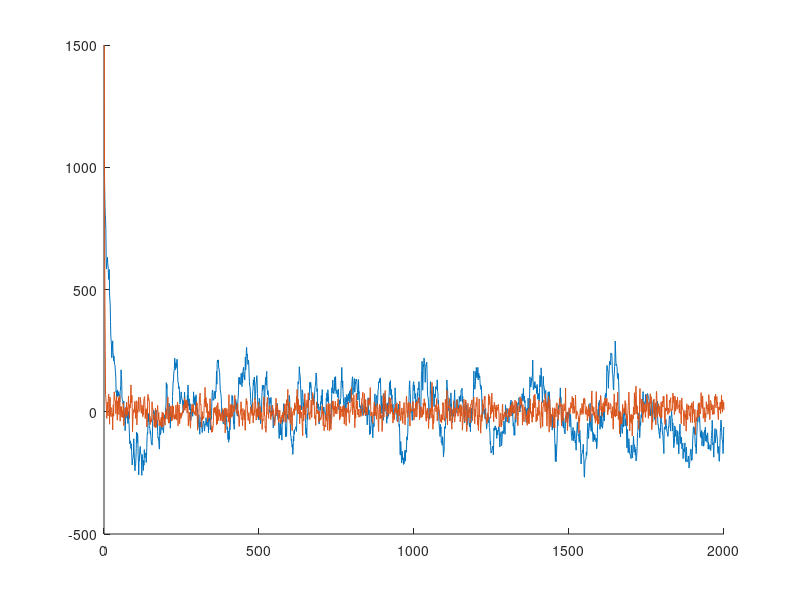

Recreate this plot in MATLAB. (Note: this script raises an error after producing the figure.)
clear all; clc;

%% Parameters
%Generate data without noise with a diagonal A matrix evolving over time
%        x(k+1)=A(k)x(k)
%        y(k)=Cx(k)
%        A(k)=[1-q1(k),0;0,1-q2(k)]
%        C=I
%
K=2000;
nx=2;
ny=2;
n=2;
horizon=5;
r=zeros(1,K);
C=eye(n,n);
A=cell(K,1);
%% Using one of the followimh 2 methods to generate time variant A

% %I:Generating time variant diagonal elements of matrix A with exponential decay. 

% for k=1:K
%     %A{k}=[0.7,0;0,0.95];
%     %A{k}=[0.1*exp(-k/200)+0.8,0;0,0.1*exp(-k/200)+0.85];% System ID is Ok with beta =0.6.
%     A{k}=[0.05*exp(-k/1000)+0.95,0;0,0.05*exp(-k/1000)+0.90];% 
%     %A{k}=[0.2*exp(-k/200)+0.7,0;0,0.2*exp(-k/200)+0.8];%
%     %A{k}=[0.05*exp(-k/1000)+0.95,0;0,0.05*exp(-k/1000)+0.95];% Ok (is captured properly with beta=0.6)
%     %A{k}=[0.05*exp(-k/1000)+0.93,0;0,0.04*exp(-k/1000)+0.95];
% end
% 
% %Ploting the real poles of A matrix over time
% figure
% hold on
% for k=1:K
% plot(k,A{k}(1,1),'*')
% 
% end
% figure
% hold on
% for k=1:K
% plot(k,A{k}(2,2),'*')
% end
% %%
% %II: I:Generating time variant diagonal elements of matrix A with random walk.
% 
% A{1}=zeros(2,2);
% for k=2:K
%     A{k}=0.9998*A{k-1}+[randn,0;0,randn]*0.001;
% end
% for k=1:K
%     A{k}(1,1)=A{k}(1,1)+0.95;
%     A{k}(2,2)=A{k}(2,2)+0.9;
% end
% 
% 
% diag_element_A=zeros(2,K);
% for k=1:K
%     diag_element_A(1,k)=A{k}(1,1);
%     diag_element_A(2,k)=A{k}(2,2);
% %plot(k,A{k}(1,1)+0.95)%,'.b')
% end
% figure
% subplot(2,1,1)
% plot(diag_element_A(1,:));
% subplot(2,1,2);
% plot(diag_element_A(2,:));
% %%
%III: I:Generating time variant diagonal elements of matrix A with sinus wave.


for k=1:K
% f=0.0001;    
%     A{k}(1,1)=0.025*sin(2*pi*f*k)+0.975;
%     A{k}(2,2)=0.025*sin(2*pi*f*k)+0.955;
%     f=0.0001;
%     A{k}(1,1)=0.05*sin(2*pi*f*k)+0.95;
%     A{k}(2,2)=0.05*sin(2*pi*f*k)+0.95;
 A{k}(1,2)=0;
 A{k}(2,1)=0;
 A{k}(1,1)=0.95;
 A{k}(2,2)=0.5;
% A{k}(1,2)=0;
% A{k}(2,1)=0;
end

% t=1:K;
% figure
% subplot(2,1,1)
% plot(0.025*sin(2*pi*f*t)+0.975);
% subplot(2,1,2)
% plot(0.025*sin(2*pi*f*t)+0.925);

% t=1:K;
% figure
% subplot(2,1,1)
% plot(0.05*sin(2*pi*f*t)+0.95);
% subplot(2,1,2)
% plot(0.05*sin(2*pi*f*t)+0.95);

%%
M=2;
D1_for_average=nan(M,K-2*horizon);
D2_for_average=nan(M,K-2*horizon);
T1_for_average=nan(M,K-2*horizon);
T2_for_average=nan(M,K-2*horizon);
T3_for_average=nan(M,K-2*horizon);
T4_for_average=nan(M,K-2*horizon);
%A_hat_for_average=nan(M,K,n,n);
parfor m=1:M
x=zeros(n,K);y=zeros(n,K);
x(:,1)=[1000;1500];
%x(:,1)=[0,0];
for k=1:K-1
    
    x(:,k+1)=A{k}*x(:,k)+randn(nx,1)*30;
    y(:,k)=C*x(:,k);%+randn(ny,1)*0.1;
end
figure;
hold on
plot(x(1,:));
plot(x(2,:));

%% Subspace System Identification (Yuxiao's method)

%% Order Estimation
% step=1;
% maxorder=2;
% errortol=0.1;
% %data_train=y;
%[ nx, aic_values, relative_aic, ordertosearch ] = order_estimation_lin(data_train', maxorder, step, errortol ); 
    %% initialize the QR decompozition

beta= 1;% 0.9995; 
data_train=y;
%temp=y(:,1:2*horizon);
[ R_initial ] = qr_initialization(data_train, horizon, beta ); 
    %% Adaptive estimation of system matrices

L = size(data_train,2)-(2*horizon); 
R_past=R_initial;

% c_estimated=zeros(L,ny,nx);
% a_estimated=zeros(L,nx,nx);
% q_estimated=zeros(L,nx,nx);
% r_estimated=zeros(L,nx,ny);
%%
sys_adpt_overtime=[];
% yhat=zeros(ny,L);
% xhat=x(:,1);% Is it a correcft initialization for adaptive system?
for i=1:L
[ sys_adpt, R_new ] = adaptive_train_onesteponly( data_train,i,R_past, nx, ny, horizon,beta ); 
R_past=R_new;
% Are the following 2 steps (prediction steps of estimation)  correct for the adaptive case?
sys_adpt_overtime=[sys_adpt_overtime;sys_adpt];
%xhat = sys_adpt.a * xhat + sys_adpt.k * (data_train(:,i) - sys_adpt.c*xhat);
%yhat(:, i) = (sys_adpt.c*xhat)';

% a_estimated(i,:,:)=sys_adpt.a;
% c_estimated(i,:,:)=sys_adpt.c;
% q_estimated(i,:,:)=sys_adpt.q;
% r_estimated(i,:,:)=sys_adpt.r;
end
%%
% figure;
% subplot(2,1,1)
% %ylim([-5000,5000]);
% hold on;
% plot(yhat(1,:),'b');
% plot(1:L,y(1,1:L),'r');
% 
% 
% 
% 
% subplot(2,1,2)
% %ylim([-5000,5000]);
% hold on;
% plot(yhat(2,:),'b');
% plot(1:L,y(2,1:L),'r');


%[V,D]=eig(sys_adpt.a);
%% Diagonalize estimated A and compare Tranformations (T) across time
V=zeros(L,n,n);
D=zeros(L,n,n);
D_sorted=zeros(L,2);
%A_hat_trialm=nan(L,n,n);
for k=1:L
    [V(k,:,:),D(k,:,:)]=eig(sys_adpt_overtime(k).a);
    D_sorted(k,:)=sort(diag(abs(squeeze(D(k,:,:)))));
    %A_hat_trialm(k,:,:)=sys_adpt_overtime(k).a;
end
%A_hat_average=mean(A_hat_for_average
%%
%% Ploting eigen vector elements over time
% figure
% subplot(nx^2,1,1);
% plot(1:L,V(:,1,1));
% subplot(nx^2,1,2);
% plot(1:L,V(:,2,1));
% subplot(nx^2,1,3);
% plot(1:L,V(:,1,2));
% subplot(nx^2,1,4);
% plot(1:L,V(:,2,2));

%% ploting eigen values of estimated versus real A over time
% figure
% 
% subplot(nx,1,1);
% ylim([0.8,1.1]);
% hold on;
% plot(1:L,D(:,1,1));
% for k=1:K
% plot(k,A{k}(1,1),'.r')
% end
% 
% subplot(nx,1,2);
% ylim([0.8,1.1]);
% hold on;
% 
% plot(1:L,D(:,2,2));
% for k=1:K
% plot(k,A{k}(2,2),'.r')
% end 
 D1_for_average(m,:)=D_sorted(:,1);
 D2_for_average(m,:)=D_sorted(:,2);
 T1_for_average(m,:)=V(:,1,1);
 T2_for_average(m,:)=V(:,2,1);
 T3_for_average(m,:)=V(:,1,2);
 T4_for_average(m,:)=V(:,2,2);
 %A_hat_for_average(m,:,:,:)=A_hat_trialm;
 
% D_for_average(m,2,:)=D(:,1,1);
end
%%
diag_element_A=zeros(2,K);
for k=1:K
    diag_element_A(1,k)=A{k}(1,1);
    diag_element_A(2,k)=A{k}(2,2);
%plot(k,A{k}(1,1)+0.95)%,'.b')
end
%A_hat_mean=mean(A_hat_for_average);
%%
figure
subplot(2,1,1)
hold on
plot(diag_element_A(2,:),'r');
plot(nanmean(abs(D1_for_average)),'b');
ylim([0,1.2]);
subplot(2,1,2);

hold on
plot(diag_element_A(1,:),'r');
plot(nanmean(abs(D2_for_average)),'b');
ylim([0,1.2]);
%%
figure
subplot(4,1,1)
plot(nanmean(abs(T1_for_average)),'b');

subplot(4,1,2)
plot(nanmean(abs(T2_for_average)),'b');
subplot(4,1,3)
plot(nanmean(abs(T3_for_average)),'b');
subplot(4,1,4)
plot(nanmean(abs(T4_for_average)),'b');
